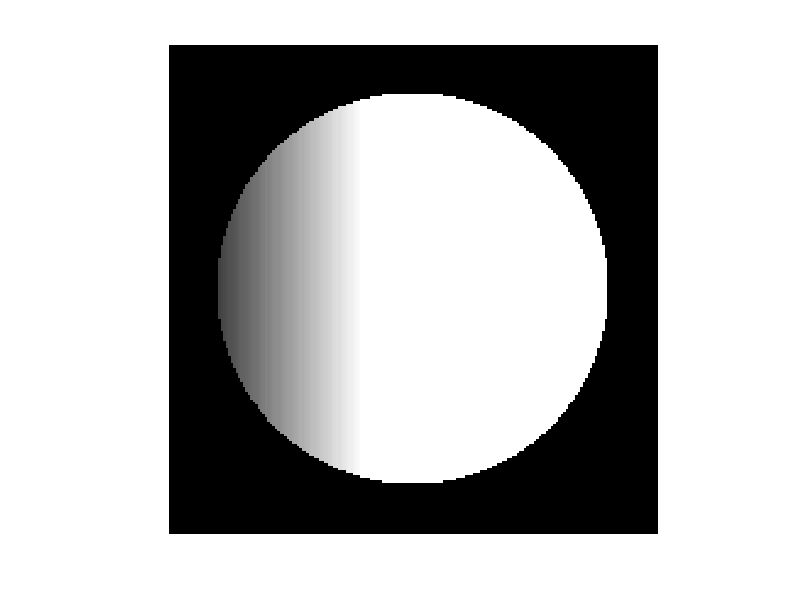

Write the MATLAB code that produced this figure.
function[] = Work3a()

%Black background, white circle
A = uint8(zeros(200,200));
radius = 100;
for row = 1:size(A,1)
 for col = 1:size(A,2)
	if ( sqrt( (row - size(A,1)/2)^2 + ( col - size(A,1)/2 )^2 ) < radius )
		A(row,col) = 255;
	end
 end
end
imshow(A)

%White  background, black circle
A = uint8(zeros(200,200));
radius = 100;
for row = 1:size(A,1)
 for col = 1:size(A,2)
	if ( sqrt( (row - size(A,1)/2)^2 + ( col - size(A,1)/2 )^2 ) < radius )
		A(row,col) = 0;
	else
		A(row,col) = 255;
	end
 end
end
imshow(A)

%Black background, gradient column circle
A = uint8(zeros(200,200));
b = 255/100;
radius = 100;
for row = 1:size(A,1)
 for col = 1:size(A,2)
	if ( sqrt( (row - size(A,1)/2)^2 + ( col - size(A,1)/2 )^2 ) < radius )
		A(row,col) = col * b;
	end
 end
end
imshow(A)

%White  background, gradient column circle
A = uint8(zeros(200,200));
b = 255/100;
radius = 100;
for row = 1:size(A,1)
 for col = 1:size(A,2)
	if ( sqrt( (row - size(A,1)/2)^2 + ( col - size(A,1)/2 )^2 ) < radius )
		A(row,col) = col * b;
	else
		A(row,col) = 255;
	end
 end
end
imshow(A)

%Black background, gradient row circle
A = uint8(zeros(200,200));
b = 255/100;
radius = 100;
for row = 1:size(A,1)
 for col = 1:size(A,2)
	if ( sqrt( (row - size(A,1)/2)^2 + ( col - size(A,1)/2 )^2 ) < radius )
		A(row,col) = row * b;
	end
 end
end
imshow(A)

%Black background, gradient column circle, 80 radius
A = uint8(zeros(200,200));
b = 255/80;
radius = 80;
for row = 1:size(A,1)
 for col = 1:size(A,2)
	if ( sqrt( (row - size(A,1)/2)^2 + ( col - size(A,1)/2 )^2 ) < radius )
		A(row,col) = col * b;
	end
 end
end
imshow(A)